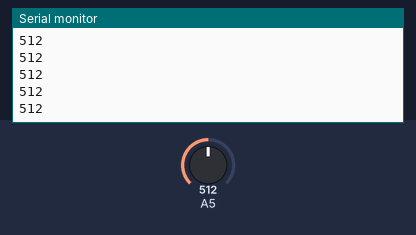
This sketch was run on a simulated Arduino Uno, built with avr-gcc and run on an emulated ATmega328P. Shown: the last lines printed to the serial monitor. Inputs (shaded band) come from the test bench; at power-on: A5 = 512.

Above: at 1.2 s.
1.3 s: A5 set to 716
At 1.31 s:
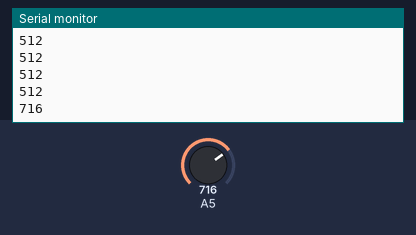
2.8 s: A5 set to 900
At 2.81 s:
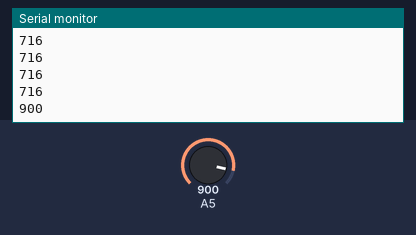
Timing chart, 0 to 5.8 s (numbered marks = the images above; inputs shaded):
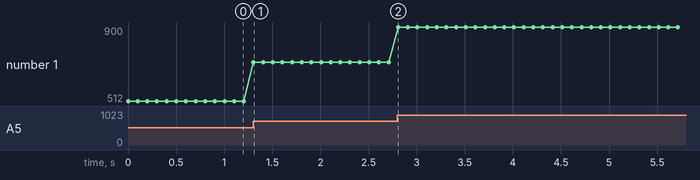

The sketch:

lightSensor.ino
```cpp
void setup()
{
    Serial.begin(9600);
}

void loop()
{
    Serial.println(analogRead(5));
    delay(100);
}
```

Measured:
- after the input at 1.3 s, the serial monitor: prints a new line at once (image 1)
- after the input at 2.8 s, the serial monitor: prints a new line at once (image 2)
- plotted number 1: 512 → 716 after the input at 1.3 s, 716 → 900 after the input at 2.8 s
